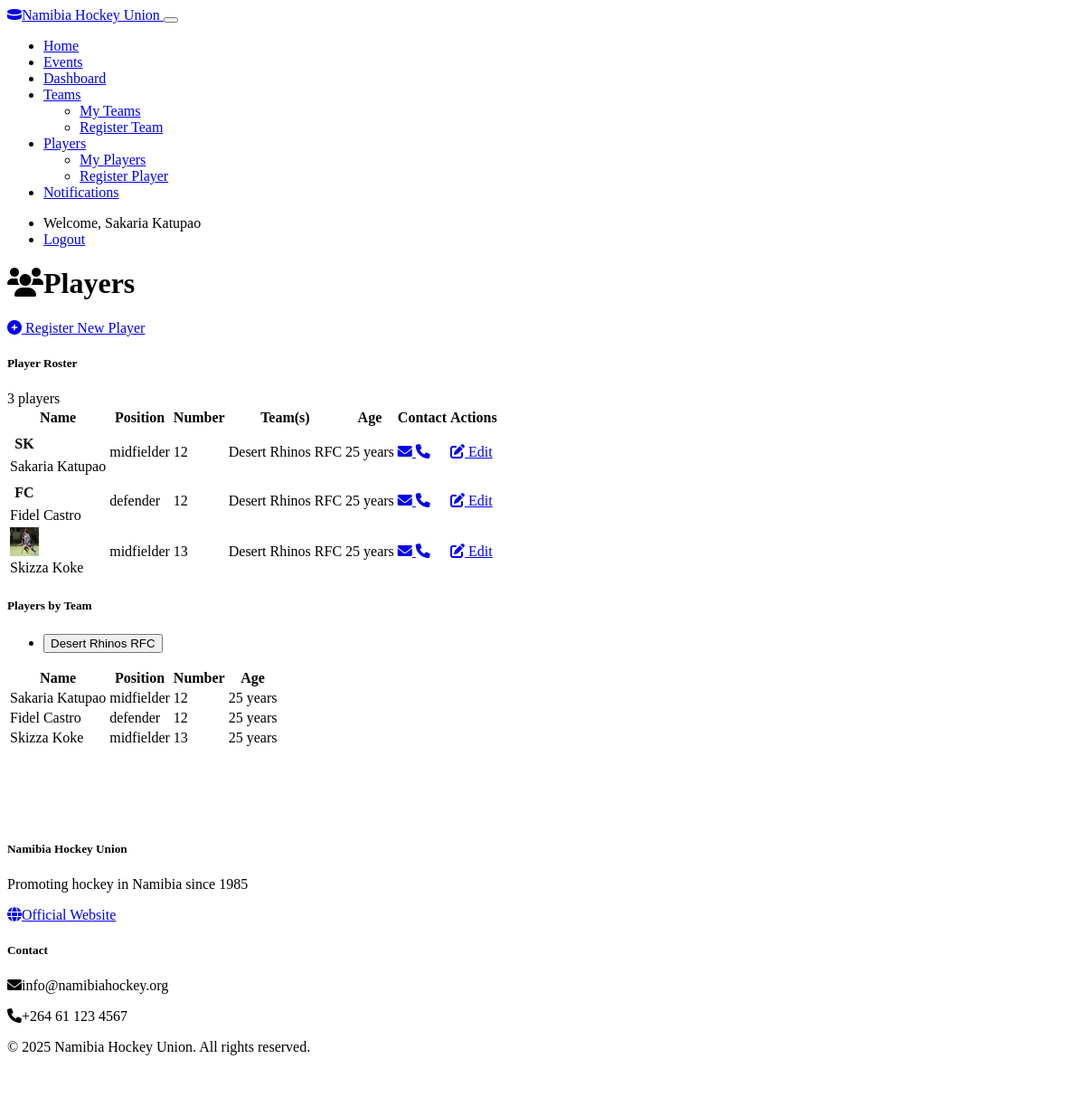
The page /players (signed in) on the database as committed earlier.
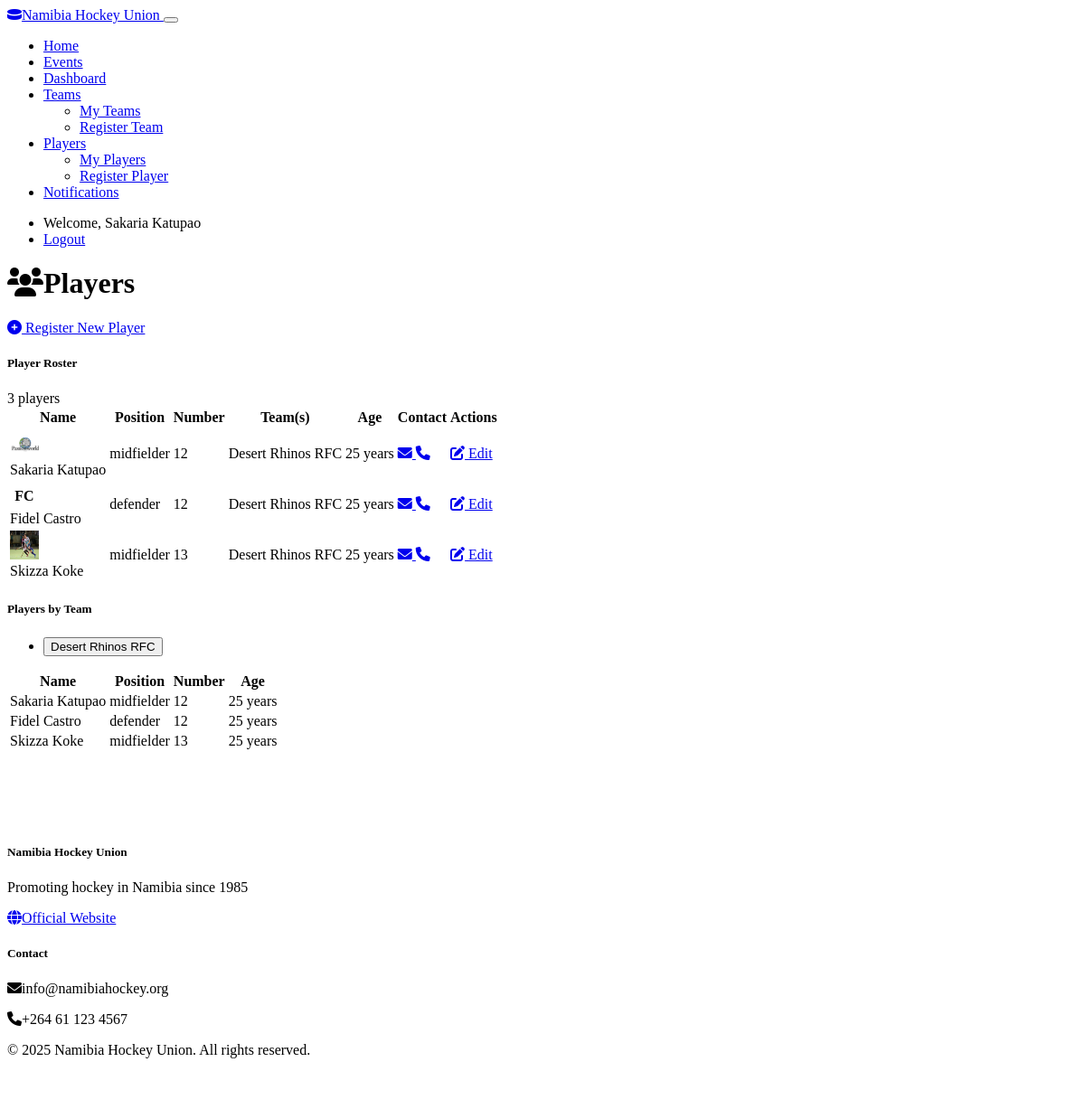
The same page on the database as committed later.
### models.py (models this page shows, shortened)
class Player(db.Model):
    id = db.Column(db.Integer, primary_key=True)
    first_name = db.Column(db.String(64), nullable=False)
    last_name = db.Column(db.String(64), nullable=False)
    date_of_birth = db.Column(db.Date, nullable=False)
    position = db.Column(db.String(64))
    jersey_number = db.Column(db.Integer)
    email = db.Column(db.String(120))
    phone = db.Column(db.String(20))
    photo_url = db.Column(db.String(256))
    created_at = db.Column(db.DateTime, default=datetime.utcnow)
    @property
    def full_name(self):
        return f"{self.first_name} {self.last_name}"

### routes.py (the view)
@app.route('/players')
@login_required
def player_list():
    now = datetime.utcnow()
    managed_teams = Team.query.filter_by(manager_id=current_user.id).all()
    players = []
    for team in managed_teams:
        for player in team.players:
            if player not in players:
                players.append(player)
    return render_template('player_list.html', players=players, teams=managed_teams, now=now)

### models.py (called while the page is built)
@login_manager.user_loader
def load_user(user_id):
    return User.query.get(int(user_id))

### templates/player_list.html (shortened to what the changed rows need)
{% extends "base.html" %}
{% block content %}
<div class="row mb-4">
    <div class="col-md-8">
        <h1 class="mb-0"><i class="fas fa-users me-2"></i>Players</h1>
    </div>
</div>
{% if players %}
<div class="card mb-4">
    <div class="card-body p-0">
        <div class="table-responsive">
            <table class="table table-hover mb-0">
                <thead>
                    <tr>
                        <th>Name</th>
                        <th>Position</th>
                        <th>Number</th>
                        <th>Team(s)</th>
                        <th>Age</th>
                        <th>Contact</th>
                        <th>Actions</th>
                    </tr>
                </thead>
                <tbody>
                    {% for player in players %}
                    <tr>
                        <td>
                            <div class="d-flex align-items-center">
                                {% if player.photo_url %}
                                <div class="me-2">
                                    <img src="{{ player.photo_url }}" alt="{{ player.full_name }}" width="32" height="32" class="rounded-circle">
                                </div>
                                {% else %}
                                <div class="me-2">
                                    <span class="avatar-placeholder rounded-circle bg-secondary text-white d-inline-flex align-items-center justify-content-center" style="width: 32px; height: 32px;">
                                        {{ player.first_name[0] }}{{ player.last_name[0] }}
                                    </span>
                                </div>
                                {% endif %}
                                {{ player.full_name }}
                            </div>
                        </td>
                        <td>{{ player.position }}</td>
                        <td>{{ player.jersey_number if player.jersey_number else '-' }}</td>
                        <td>
                            {% for team in player.teams %}
                            <span class="badge bg-secondary me-1">{{ team.name }}</span>
                            {% endfor %}
                        </td>
                        <td>
                            {% set age = ((now.date() - player.date_of_birth).days / 365.25)|int %}
                            {{ age }} years
                        </td>
                        <td>
                            {% if player.email %}
                            <a href="mailto:{{ player.email }}" class="me-2">
                                <i class="fas fa-envelope"></i>
                            </a>
                            {% endif %}
                            {% if player.phone %}
                            <a href="tel:{{ player.phone }}">
                                <i class="fas fa-phone"></i>
                            </a>
                            {% endif %}
                        </td>
                        <td>
                            <a href="{{ url_for('edit_player', player_id=player.id) }}" class="btn btn-sm btn-outline-primary">
                                <i class="fas fa-edit"></i> Edit
                            </a>
                        </td>
                    </tr>
                    {% endfor %}
                </tbody>
            </table>
        </div>
    </div>
</div>
{% if teams %}
<div class="card">
    <div class="card-body">
        <div class="tab-content p-3" id="teamTabsContent">
            {% for team in teams %}
            <div class="tab-pane fade {% if loop.first %}show active{% endif %}"
                 id="team-{{ team.id }}"
                 role="tabpanel"
                 aria-labelledby="team-{{ team.id }}-tab">
                {% if team.players %}
                <div class="table-responsive">
                    <table class="table table-sm">
                        <thead>
                            <tr>
                                <th>Name</th>
                                <th>Position</th>
                                <th>Number</th>
                                <th>Age</th>
                            </tr>
                        </thead>
                        <tbody>
                            {% for player in team.players %}
                            <tr>
                                <td>{{ player.full_name }}</td>
                                <td>{{ player.position }}</td>
                                <td>{{ player.jersey_number if player.jersey_number else '-' }}</td>
                                <td>
                                    {% set age = ((now.date() - player.date_of_birth).days / 365.25)|int %}
                                    {{ age }} years
                                </td>
                            </tr>
                            {% endfor %}
                        </tbody>
                    </table>
                </div>
                {% else %}
                <div class="alert alert-info">
                    No players registered for this team yet.
                </div>
                {% endif %}
            </div>
            {% endfor %}
        </div>
    </div>
</div>
{% endif %}
{% endif %}
{% endblock %}

Rows that differ between the two databases and show on the page:
changed Player "Sakaria Katupao": photo_url: picture added; first_name "S" → (not shown); last_name "K" → (not shown)
